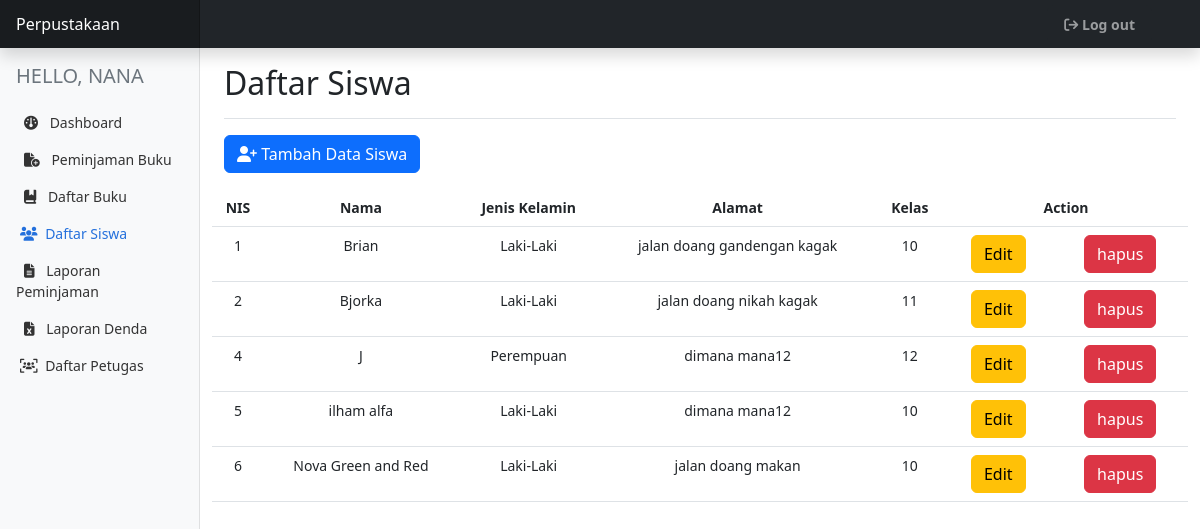
Screenshot of /petugas/daftar-siswa.php (signed in) with the database file from the repository.
### tables this page shows
CREATE TABLE `petugas` (
  `nip` int(11) NOT NULL,
  `nama` varchar(50) NOT NULL,
  `jenis_kelamin` enum('L','P') NOT NULL,
  `alamat` varchar(50) NOT NULL,
  `password` varchar(50) NOT NULL,
  `id_level` int(2) NOT NULL
);

CREATE TABLE `siswa` (
  `nis` int(11) NOT NULL,
  `nama` varchar(50) NOT NULL,
  `jenis_kelamin` enum('L','P') NOT NULL,
  `alamat` varchar(50) NOT NULL,
  `id_kelas` int(2) NOT NULL
);

CREATE TABLE `kelas` (
  `id_kelas` int(2) NOT NULL,
  `nama_kelas` varchar(50) NOT NULL
);

### petugas/daftar-siswa.php (the view, shortened to what this page needs)
<!doctype html>
<html lang="en">
<head>
    <link href="../assets/dist/css/bootstrap.min.css" rel="stylesheet">
    <link rel="stylesheet" href="https://cdnjs.cloudflare.com/ajax/libs/font-awesome/6.1.2/css/all.min.css">
    <link rel="stylesheet" href="../assets/bootstrap/css/bootstrap.min.css">
    <link href="../assets/dashboard/dashboard.css" rel="stylesheet">
</head>
<body>
    <?php
        include "../config.php";
        $nip = $_SESSION['nip'];
        $query = mysqli_query ($db, "SELECT * FROM petugas WHERE nip='$nip'");
        $data = mysqli_fetch_array($query);
        ?>
<header class="navbar navbar-dark sticky-top bg-dark flex-md-nowrap p-0 shadow">
    <a class="navbar-brand col-md-3 col-lg-2 me-0 px-3 fs-6" href="#">Perpustakaan</a>
    <div class="navbar-nav">
        <div class="nav-item text-nowrap">
            <form method="POST">
                <button type="submit" class="nav-link btn btn-dark fw-bold px-3 mx-5" name="logout"><i class="fa-solid fa-arrow-right-from-bracket"></i> Log out</button>
            </form>
        </div>
    </div>
</header>
<div class="container-fluid">
    <div class="row">
        <nav id="sidebarMenu" class="col-md-3 col-lg-2 d-md-block bg-light sidebar collapse">
            <div class="position-sticky pt-3 sidebar-sticky">
                <h5 class="heading d-flex justify-content-between align-items-center px-3 mb-3 text-muted text-uppercase">
                    <span>Hello, <?= $data['nama'] ?></span>
                </h5>
                <ul class="nav flex-column">
                    <li class="nav-item">
                        <a class="nav-link" aria-current="page" href="dashboard.php">
                        <i class="fa-solid fa-gauge mx-2"></i>
                        Dashboard
                        </a>
                    </li>
                    <li class="nav-item">
                        <a class="nav-link" aria-current="page" href="peminjaman.php">
                        <i class="fa-solid fa-file-circle-plus mx-2"></i>
                        Peminjaman Buku
                        </a>
                    </li>
                    <li class="nav-item">
                        <a class="nav-link" aria-current="page" href="daftar-buku.php">
                        <i class="fa-solid fa-book-bookmark mx-2"></i>
                        Daftar Buku
                        </a>
                    </li>
                    <li class="nav-item">
                        <a class="nav-link active" aria-current="page" href="daftar-siswa.php">
                        <i class="fa-solid fa-users mx-1"></i>
                        Daftar Siswa
                        </a>
                    </li>
                    <li class="nav-item">
                        <a class="nav-link" aria-current="page" href="daftar-peminjaman.php">
                        <i class="fa-solid fa-file-lines mx-2"></i>
                        Laporan Peminjaman
                        </a>
                    </li>
                    <li class="nav-item">
                        <a class="nav-link" aria-current="page" href="laporan-denda.php">
                        <i class="fa-solid fa-file-excel mx-2"></i>
                        Laporan Denda
                        </a>
                    </li>
                    <?php
                        if($_SESSION['level'] == 1){
                    ?>
                    <li class="nav-item">
                        <a class="nav-link" aria-current="page" href="daftar-petugas.php">
                        <i class="fa-solid fa-users-viewfinder mx-1"></i>
                        Daftar Petugas
                        </a>
                    </li>
                    <?php
                        }
                    ?>
                </ul>
            </div>
        </nav>
        <main class="col-md-9 ms-sm-auto col-lg-10 px-md-4">
            <div class="d-flex justify-content-between flex-wrap flex-md-nowrap align-items-center pt-3 pb-2 mb-3 border-bottom">
                <h1 class="h2">Daftar Siswa</h1>
            </div>
            <a href="input-siswa.php" class="btn btn-primary"><i class="fa-solid fa-user-plus"></i> Tambah Data Siswa</a>
            <div class="row mt-3">
                <table class="table text-center">
                    <thead>
                        <tr>
                            <th scope="col">NIS</th>
                            <th scope="col">Nama</th>
                            <th scope="col">Jenis Kelamin</th>
                            <th scope="col">Alamat</th>
                            <th scope="col">Kelas</th>
                            <th colspan="2" class="w-25">Action</th>
                        </tr>
                    </thead>
                    <tbody>
                        <?php
                        $take = mysqli_query($db,"SELECT * FROM siswa JOIN kelas ON siswa.id_kelas = kelas.id_kelas");
                        while($data = mysqli_fetch_array($take)){
                        ?>
                        <tr>
                            <td><?= $data['nis'] ?></td>
                            <td><?= $data['nama'] ?></td>
                            <td>
                                <?php
                                    if($data['jenis_kelamin']=='L'){
                                        echo "Laki-Laki";
                                    }else{
                                        echo "Perempuan";
                                    }
                                ?>
                            </td>
                            <td><?= $data['alamat'] ?></td>
                            <td><?= $data['nama_kelas'] ?></td>
                            <td><a href="edit-siswa.php?id=<?= $data['nis'] ?>" class="btn btn-warning">Edit</a></td>
                            <td>
                                <form action="" method="GET">
                                    <input type="submit" id="hapus" name="hapus" value="hapus" class="btn btn-danger">
                                </form>
                            </td>
                        </tr>
                        <?php } ?>
                    </tbody>
                </table>
            </div>
        </main>
    </div>
</div>
</body>
</html>

### assets/dashboard/dashboard.css (style rules this page uses)
body { font-size: .875rem; }
.sidebar { position: fixed; top: 0; bottom: 0; left: 0; z-index: 100; padding: 48px 0 0; box-shadow: inset -1px 0 0 rgba(0, 0, 0, .1); }
.sidebar-sticky { height: calc(100vh - 48px); overflow-x: hidden; overflow-y: auto; }
.sidebar .nav-link { font-weight: 500; color: #333; }
.sidebar .nav-link.active { color: #2470dc; }
.navbar-brand { padding-top: .75rem; padding-bottom: .75rem; background-color: rgba(0, 0, 0, .25); box-shadow: inset -1px 0 0 rgba(0, 0, 0, .25); }

### rows the page displays
petugas: nama "NANA"
siswa: nis "1", nama "Brian", jenis_kelamin "Laki-Laki", alamat "jalan doang gandengan kagak", id_kelas.nama_kelas "10"
siswa: nis "2", nama "Bjorka", jenis_kelamin "Laki-Laki", alamat "jalan doang nikah kagak", id_kelas.nama_kelas "11"
siswa: nis "4", nama "J", jenis_kelamin "Perempuan", alamat "dimana mana12", id_kelas.nama_kelas "12"
siswa: nis "5", nama "ilham alfa", jenis_kelamin "Laki-Laki", alamat "dimana mana12", id_kelas.nama_kelas "10"
siswa: nis "6", nama "Nova Green and Red", jenis_kelamin "Laki-Laki", alamat "jalan doang makan", id_kelas.nama_kelas "10"
